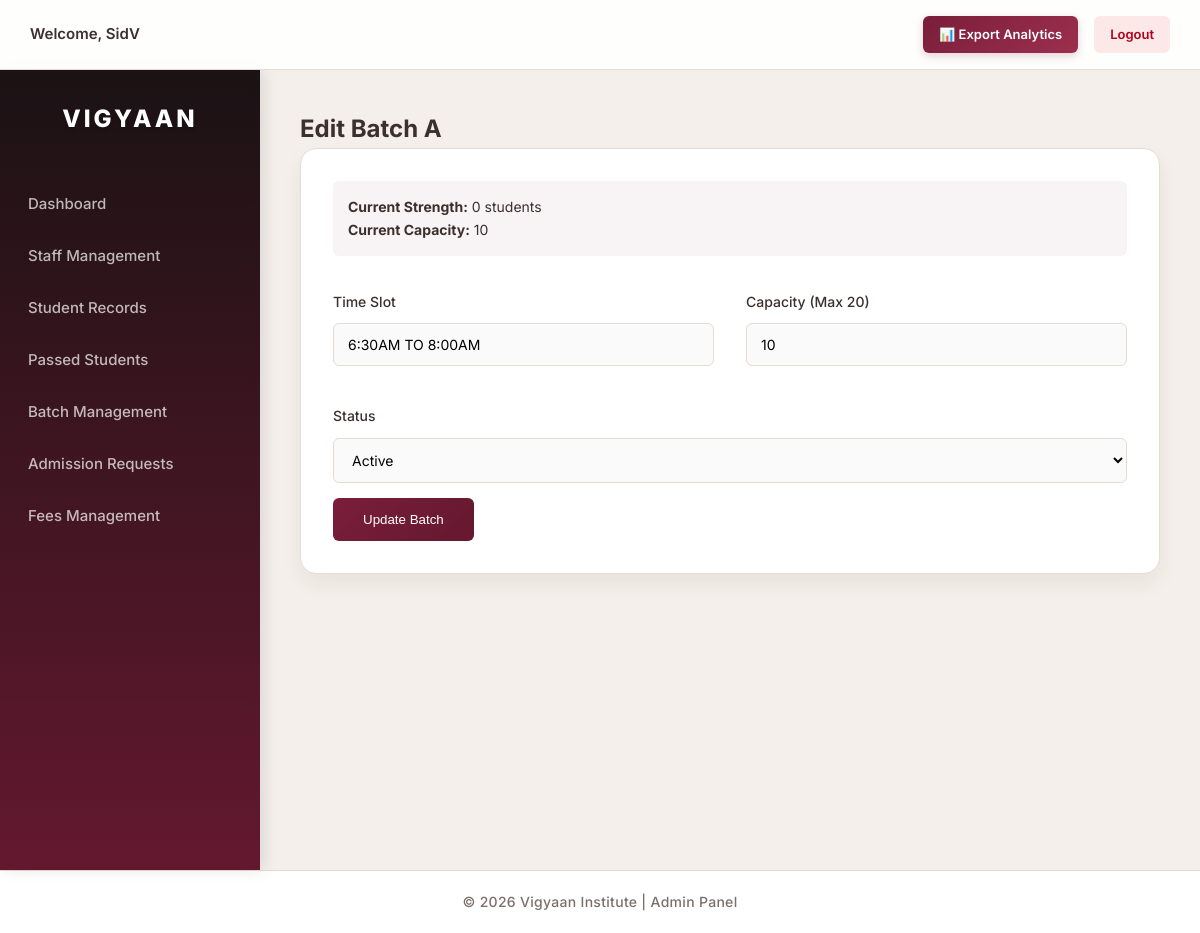
Screenshot of /batches/edit.php?id=1 (signed in) with the database file from the repository.
### tables this page shows
CREATE TABLE `batches` (
  `id` int(11) NOT NULL,
  `batch_name` char(1) NOT NULL,
  `time_slot` varchar(50) NOT NULL,
  `capacity` int(11) NOT NULL DEFAULT 10,
  `status` enum('Active','Inactive') DEFAULT 'Active'
);

### batches/edit.php (the view, shortened to what this page needs)
<?php
require_once dirname(__DIR__) . '/includes/db.php';
$id = intval($_GET['id']);
$stmt = $conn->prepare("SELECT * FROM batches WHERE id=?");
$stmt->bind_param("i", $id);
$stmt->execute();
$result = $stmt->get_result();
$batch = $result->fetch_assoc();
$stmt = $conn->prepare("SELECT COUNT(*) FROM students WHERE batch_id=?");
$stmt->bind_param("i", $id);
$stmt->execute();
$stmt->bind_result($strength);
require_once "../includes/header.php";
require_once "../includes/sidebar.php";
?>
<h2>Edit Batch <?php echo $batch['batch_name']; ?></h2>
<div class="section-card">
<div class="info-box">
    <strong>Current Strength:</strong> <?php echo $strength; ?> students<br>
    <strong>Current Capacity:</strong> <?php echo $batch['capacity']; ?>
</div>
<form method="POST">
<div class="form-grid">
<div>
<label>Time Slot</label>
<input type="text" name="time_slot"
value="<?php echo htmlspecialchars($batch['time_slot']); ?>"
required>
</div>
<div>
<label>Capacity (Max 20)</label>
<input type="number" name="capacity"
value="<?php echo $batch['capacity']; ?>"
min="<?php echo $strength; ?>"
max="20"
required>
</div>
<div class="full-width">
<label>Status</label>
<select name="status">
<option value="Active" <?php if($batch['status']=="Active") echo "selected"; ?>>
Active
</option>
</select>
</div>
</div>
<button type="submit" class="submit-btn">
Update Batch
</button>
</form>
</div>
<?php require_once "../includes/footer.php"; ?>

### assets/css/style.css (style rules this page uses)
:root { --primary-color: #7A1E3A; --primary-dark: #64182F; --primary-light: #9C2F4E; --bg-main: #F4EFEA; --bg-card: #FFFFFF; --text-main: #3B2F2F; --text-muted: #7C6F68; --border-color: #E6DCD4; --input-border: #D8CCC3; --success-bg: #D4EDDA; --success-text: #155724; --danger-bg: #FCE8E6; --danger-text: #B00020; --shadow-sm: 0 4px 6px rgba(60, 40, 30, 0.04); --shadow-md: 0 10px 20px rgba(60, 40, 30, 0.06); --shadow-lg: 0 20px 45px rgba(60, 40, 30, 0.08); --radius-sm: 6px; --radius-md: 12px; --radius-lg: 16px; --transition: all 0.3s cubic-bezier(0.4, 0, 0.2, 1); }
* { box-sizing: border-box; margin: 0; padding: 0; }
body { font-family: 'Inter', -apple-system, BlinkMacSystemFont, "Segoe UI", Roboto, Helvetica, Arial, sans-serif; background-color: var(--bg-main); color: var(--text-main); line-height: 1.6; -webkit-font-smoothing: antialiased; }
.form-container, .section-card { background: var(--bg-card); padding: 32px; border-radius: var(--radius-lg); border: 1px solid var(--border-color); box-shadow: var(--shadow-md); margin-bottom: 35px; }
.form-grid { display: grid; grid-template-columns: 1fr 1fr; gap: 24px 32px; }
.form-group label, .form-grid label { display: block; font-size: 14px; font-weight: 500; margin-bottom: 8px; color: var(--text-main); }
.form-group input, .form-group select, .form-group textarea, .form-grid input, .form-grid select, .form-grid textarea { width: 100%; padding: 12px 14px; border-radius: var(--radius-sm); border: 1px solid var(--input-border); font-size: 15px; background: #FAFAFA; transition: var(--transition); font-family: inherit; }
.full-width { grid-column: 1 / -1; }
.info-box { background: rgba(122, 30, 58, 0.05); padding: 15px; border-radius: var(--radius-sm); margin-bottom: 20px; font-size: 14px; }
.form-grid input, .form-grid select, .form-grid textarea, .section-card form textarea, .section-card form input, .section-card form select { width: 100%; padding: 12px 14px; border-radius: var(--radius-sm); border: 1px solid var(--border-color); font-size: 14px; margin-top: 5px; }
.section-card form label { font-weight: 500; display: block; margin-top: 15px; margin-bottom: 5px; }
.submit-btn { background: linear-gradient(135deg, var(--primary-color), var(--primary-dark)); color: #fff; padding: 14px 30px; border-radius: var(--radius-sm); border: none; cursor: pointer; font-weight: 500; margin-top: 15px; }

### rows the page displays
batches: batch_name "A", capacity "10", time_slot "6:30AM TO 8:00AM", status "Active"

### other values shown
$_SESSION['username'] "SidV"
$strength "0"
